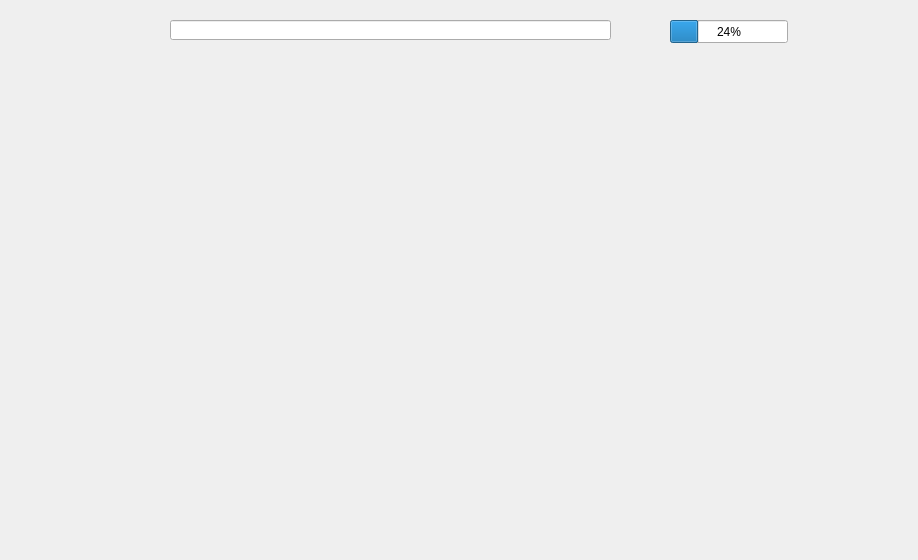
<?xml version="1.0" encoding="UTF-8"?>
<ui version="4.0">
 <class>MainWindow</class>
 <widget class="QWidget" name="MainWindow">
  <property name="geometry">
   <rect>
    <x>0</x>
    <y>0</y>
    <width>918</width>
    <height>560</height>
   </rect>
  </property>
  <property name="windowTitle">
   <string>TanCloud</string>
  </property>
  <property name="windowIcon">
   <iconset resource="../../resource/icon/icon.qrc">
    <normaloff>:/ico.svg</normaloff>:/ico.svg</iconset>
  </property>
  <property name="styleSheet">
   <string notr="true"/>
  </property>
  <widget class="QLineEdit" name="lineEdit">
   <property name="geometry">
    <rect>
     <x>170</x>
     <y>20</y>
     <width>441</width>
     <height>20</height>
    </rect>
   </property>
  </widget>
  <widget class="QProgressBar" name="progressBar">
   <property name="geometry">
    <rect>
     <x>670</x>
     <y>20</y>
     <width>118</width>
     <height>23</height>
    </rect>
   </property>
   <property name="value">
    <number>24</number>
   </property>
  </widget>
  <widget class="SideBar" name="sidebar" native="true">
   <property name="geometry">
    <rect>
     <x>10</x>
     <y>10</y>
     <width>120</width>
     <height>531</height>
    </rect>
   </property>
   <property name="styleSheet">
    <string notr="true"/>
   </property>
  </widget>
 </widget>
 <customwidgets>
  <customwidget>
   <class>SideBar</class>
   <extends>QWidget</extends>
   <header>sidebar.h</header>
   <container>1</container>
  </customwidget>
 </customwidgets>
 <resources>
  <include location="../../resource/icon/icon.qrc"/>
  <include location="../../resource/icon/icon.qrc"/>
  <include location="../../resource/icon/icon.qrc"/>
  <include location="../../resource/icon/icon.qrc"/>
 </resources>
 <connections/>
</ui>
